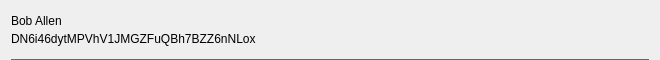
<?xml version="1.0" encoding="UTF-8"?>
<ui version="4.0">
 <class>ContactDropdownRow</class>
 <widget class="QWidget" name="ContactDropdownRow">
  <property name="geometry">
   <rect>
    <x>0</x>
    <y>0</y>
    <width>660</width>
    <height>60</height>
   </rect>
  </property>
  <property name="minimumSize">
   <size>
    <width>0</width>
    <height>60</height>
   </size>
  </property>
  <property name="windowTitle">
   <string>Form</string>
  </property>
  <layout class="QVBoxLayout" name="verticalLayout">
   <property name="spacing">
    <number>0</number>
   </property>
   <property name="topMargin">
    <number>0</number>
   </property>
   <property name="bottomMargin">
    <number>0</number>
   </property>
   <item>
    <widget class="QWidget" name="rowContainer" native="true">
     <property name="styleSheet">
      <string notr="true"/>
     </property>
     <layout class="QHBoxLayout" name="horizontalLayout">
      <property name="spacing">
       <number>0</number>
      </property>
      <property name="leftMargin">
       <number>0</number>
      </property>
      <property name="topMargin">
       <number>0</number>
      </property>
      <property name="rightMargin">
       <number>0</number>
      </property>
      <property name="bottomMargin">
       <number>0</number>
      </property>
      <item>
       <layout class="QVBoxLayout" name="verticalLayout_2">
        <property name="spacing">
         <number>0</number>
        </property>
        <property name="topMargin">
         <number>12</number>
        </property>
        <property name="bottomMargin">
         <number>12</number>
        </property>
        <item>
         <widget class="QLabel" name="lblLabel">
          <property name="styleSheet">
           <string notr="true"/>
          </property>
          <property name="text">
           <string>Bob Allen</string>
          </property>
         </widget>
        </item>
        <item>
         <widget class="QLabel" name="lblAddress">
          <property name="styleSheet">
           <string notr="true"/>
          </property>
          <property name="text">
           <string>DN6i46dytMPVhV1JMGZFuQBh7BZZ6nNLox</string>
          </property>
         </widget>
        </item>
       </layout>
      </item>
     </layout>
    </widget>
   </item>
   <item>
    <widget class="QLabel" name="lblDivisory">
     <property name="minimumSize">
      <size>
       <width>0</width>
       <height>1</height>
      </size>
     </property>
     <property name="maximumSize">
      <size>
       <width>16777215</width>
       <height>1</height>
      </size>
     </property>
     <property name="styleSheet">
      <string notr="true">background-color:#69656F;</string>
     </property>
     <property name="text">
      <string/>
     </property>
     <property name="alignment">
      <set>Qt::AlignBottom|Qt::AlignLeading|Qt::AlignLeft</set>
     </property>
    </widget>
   </item>
  </layout>
 </widget>
 <resources/>
 <connections/>
</ui>
